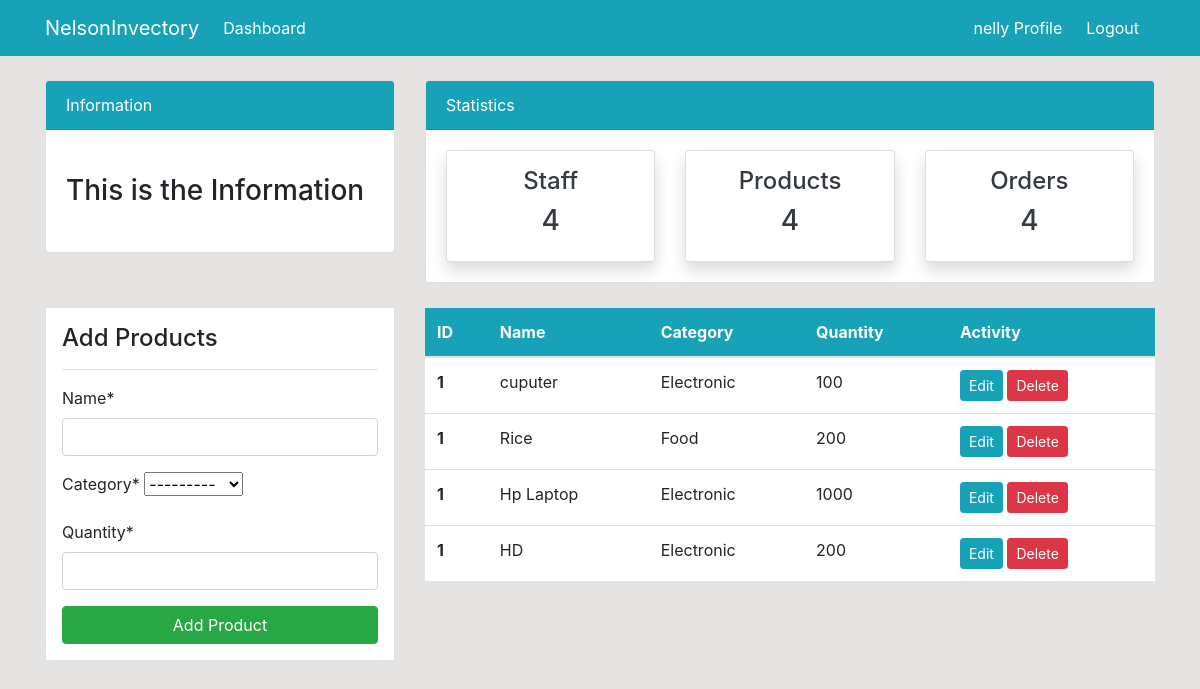
The page /products/ (signed in) on the database as committed earlier.
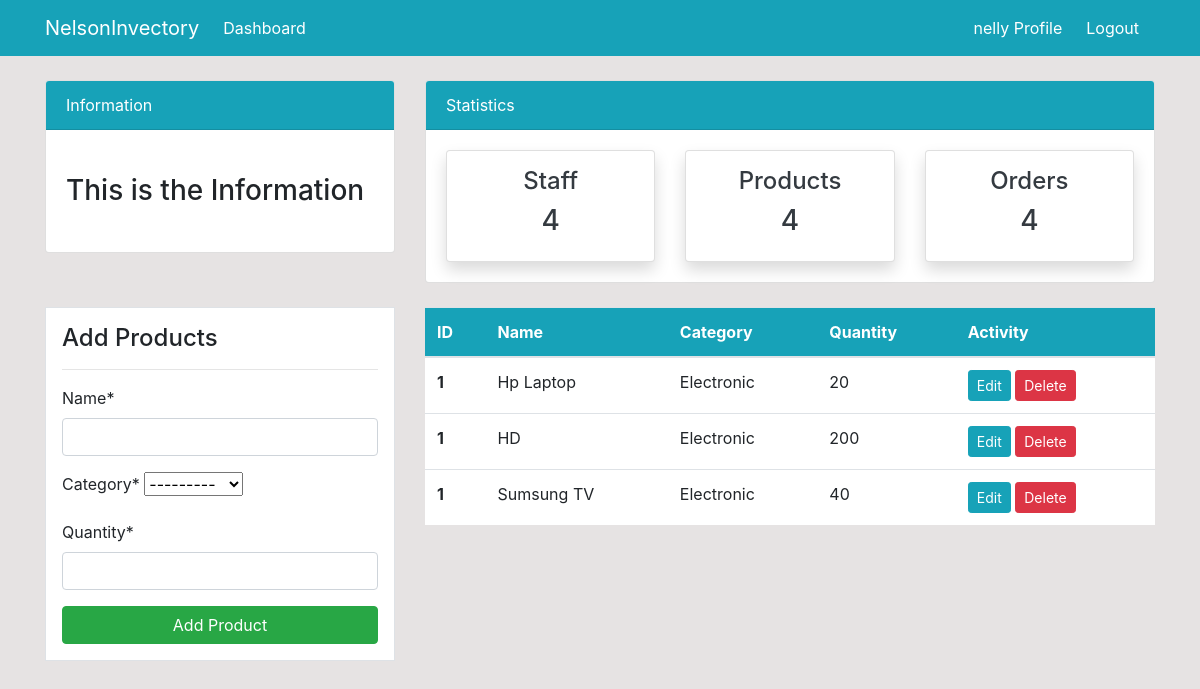
The same page on the database as committed later.
### dashboard/models.py (models this page shows, shortened)
class product(models.Model):
    name = models.CharField(max_length=100, null=True)
    category = models.CharField(max_length=20, choices=CATEGORY, null=True)
    quantity = models.PositiveBigIntegerField(null=True)
    class Meta:
        verbose_name_plural='Product'

### dashboard/views.py (the view)
# urls.py: path('products/', views.products_view, name='dashboard-products'),
@login_required
def products_view(request):
    items =product.objects.all()
    if request.method == 'POST':
        form = ProductForm(request.POST)
        if form.is_valid():
         form.save()
         product_name = form.cleaned_data.get('name')
         messages.success(request, f'{product_name} has been added')
        return redirect('dashboard-products')
    else:
        form = ProductForm()
    context = {
        'items': items,
        'form':form,
    }
    return render(request, 'dashboard/product.html',context)

### dashboard/forms.py
class ProductForm(forms.ModelForm):
    class Meta:
        model = product
        fields = ['name', 'category', 'quantity']

### dashboard/templates/dashboard/product.html (shortened to what this page needs)
{% extends 'partials/base.html' %}
{% load crispy_forms_tags %}
{% block content %}
{% include "partials/topnav.html" %}
    <div class="container">
        <div class="row my-4">
            <div class="col-md-4">
                <div class="border bg-white p-3">
                    <h4>Add Products</h4>
                    <hr>
                    <form method ="POST">
                        {{form|crispy}}
                        <input class="btn btn-success btn-block" type="submit" value="Add Product">
                    </form>
                </div>
            </div>
            <div class="col-md-8">
                <table class="table bg-white">
                    <thead class="bg-info">
                        <tr class="text-white">
                            <th scope="col">ID</th>
                            <th scope="col">Name</th>
                            <th scope="col">Category</th>
                            <th scope="col">Quantity</th>
                            <th scope="col">Activity</th>
                        </tr>
                    </thead>
                    <tbody>
                        {% for item in items%}
                        <tr>
                            <th scope="row">1</th>
                            <td> {{item.name}}</td>
                            <td>  {{item.category}}
                            <td>{{ item.quantity}}  </td>
                            <td>
                                <a class="btn btn-info btn-sm" href="{% url "dashboard-product-update" item.id %}">Edit</a>
                                <a class="btn btn-danger btn-sm" href=" {% url "dashboard-product-delete" item.id %}">Delete</a>
                            </td>
                        {% endfor %}
                    </tbody>
                </table>
            </div>
        </div>
    </div>
    {% endblock content %}

Rows that differ between the two databases and show on the page:
removed product: name "cuputer", category "Electronic", quantity "100"
removed product: name "Rice", category "Food", quantity "200"
changed product "Hp Laptop": quantity "1000" → "20"
added product: name "Sumsung TV", category "Electronic", quantity "40"
